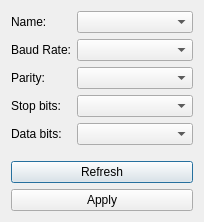
<?xml version="1.0" encoding="UTF-8"?>
<ui version="4.0">
 <class>SerialDialog</class>
 <widget class="QDialog" name="SerialDialog">
  <property name="geometry">
   <rect>
    <x>0</x>
    <y>0</y>
    <width>204</width>
    <height>222</height>
   </rect>
  </property>
  <property name="windowTitle">
   <string>Configure serial</string>
  </property>
  <layout class="QVBoxLayout" name="verticalLayout_2">
   <item>
    <layout class="QVBoxLayout" name="verticalLayout">
     <item>
      <layout class="QFormLayout" name="formLayout">
       <item row="0" column="0">
        <widget class="QLabel" name="label">
         <property name="text">
          <string>Name:</string>
         </property>
        </widget>
       </item>
       <item row="0" column="1">
        <widget class="QComboBox" name="cbox_name"/>
       </item>
       <item row="1" column="0">
        <widget class="QLabel" name="label_2">
         <property name="text">
          <string>Baud Rate:</string>
         </property>
        </widget>
       </item>
       <item row="1" column="1">
        <widget class="QComboBox" name="cbox_baudRate"/>
       </item>
       <item row="2" column="0">
        <widget class="QLabel" name="label_3">
         <property name="text">
          <string>Parity:</string>
         </property>
        </widget>
       </item>
       <item row="2" column="1">
        <widget class="QComboBox" name="cbox_parity"/>
       </item>
       <item row="3" column="0">
        <widget class="QLabel" name="label_4">
         <property name="text">
          <string>Stop bits:</string>
         </property>
        </widget>
       </item>
       <item row="3" column="1">
        <widget class="QComboBox" name="cbox_stopBits"/>
       </item>
       <item row="4" column="0">
        <widget class="QLabel" name="label_5">
         <property name="text">
          <string>Data bits:</string>
         </property>
        </widget>
       </item>
       <item row="4" column="1">
        <widget class="QComboBox" name="cbox_dataBits"/>
       </item>
      </layout>
     </item>
     <item>
      <widget class="QPushButton" name="btn_refresh">
       <property name="text">
        <string>Refresh</string>
       </property>
      </widget>
     </item>
     <item>
      <widget class="QPushButton" name="btn_apply">
       <property name="text">
        <string>Apply</string>
       </property>
      </widget>
     </item>
    </layout>
   </item>
  </layout>
 </widget>
 <resources/>
 <connections/>
</ui>
